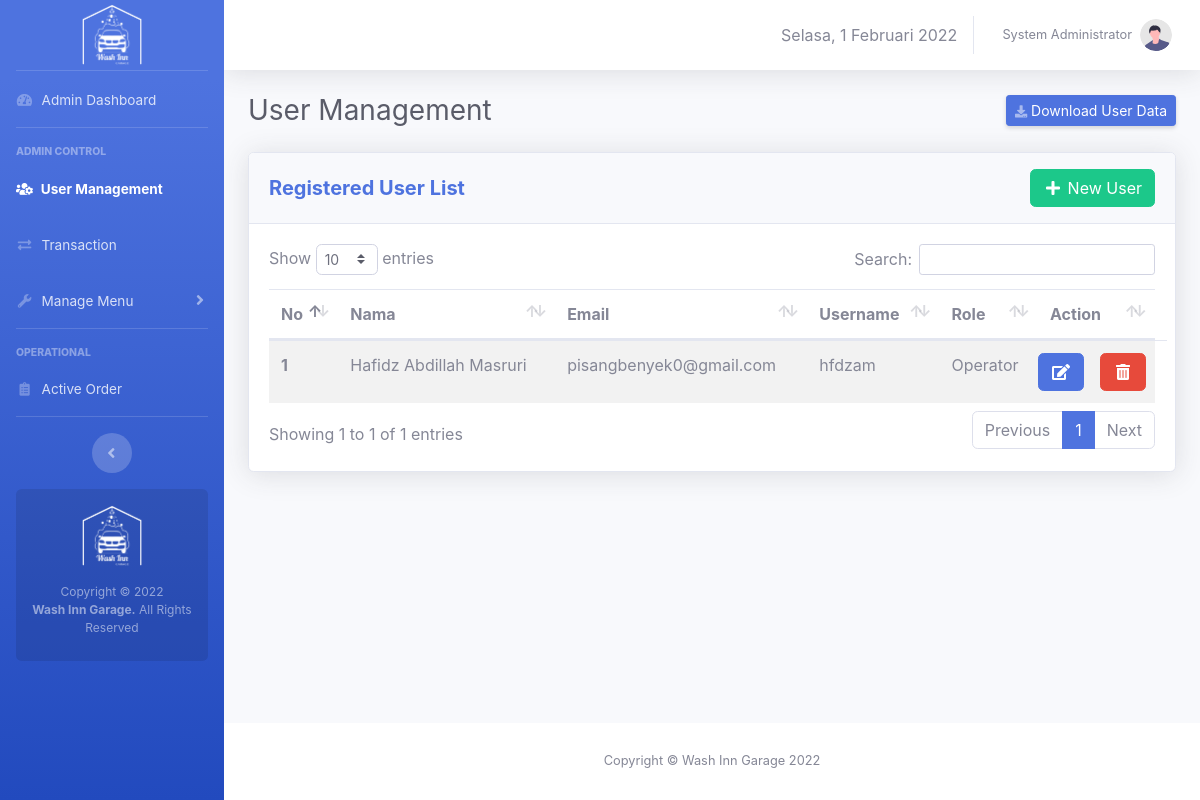
The app's page /admin/manage-user.php (signed in), older data.
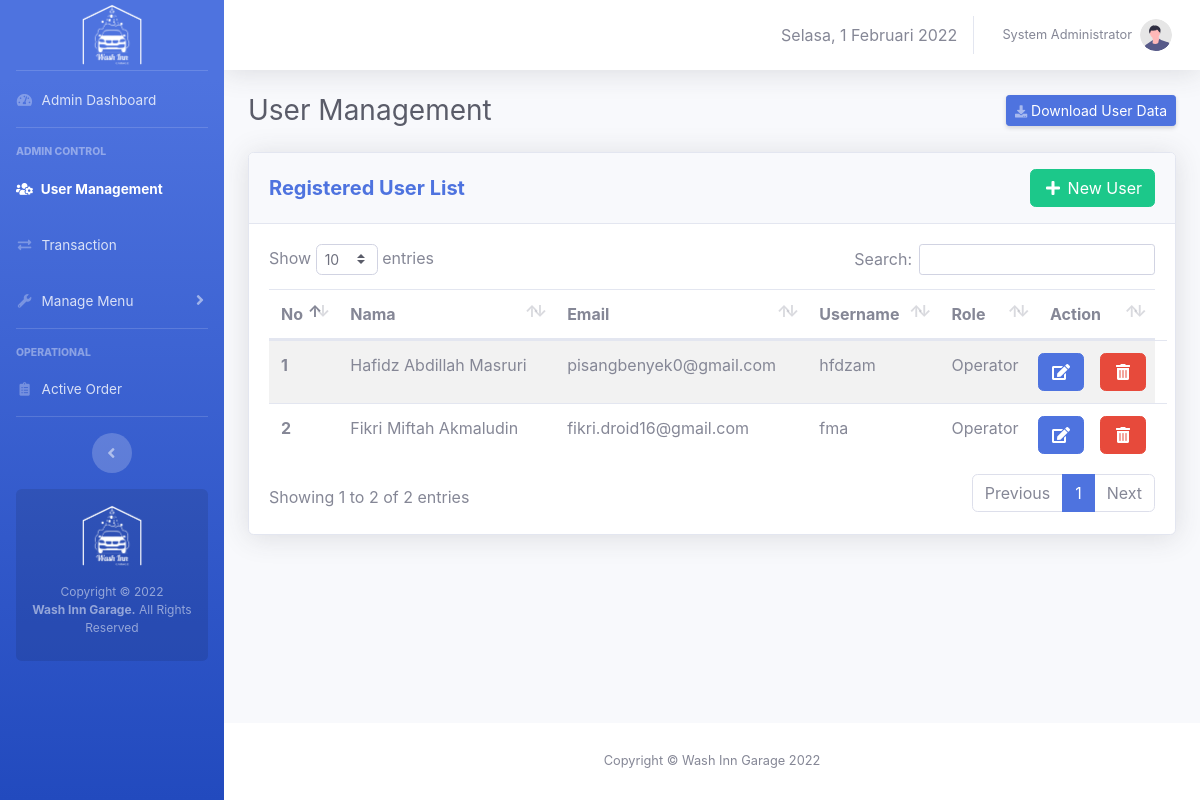
The same page, newer data.
### tables this page shows
CREATE TABLE `users` (
  `id` int(11) NOT NULL,
  `fullname` varchar(50) NOT NULL,
  `email` varchar(50) NOT NULL,
  `phone` varchar(15) NOT NULL DEFAULT 'n/a',
  `username` varchar(50) NOT NULL,
  `role` enum('admin','operator') NOT NULL,
  `password` varchar(255) NOT NULL
);

### core/init.php (called while the page is built, shortened)
<?php
if (!empty($_SERVER['HTTPS']) && ('on' == $_SERVER['HTTPS'])) {
  $home = 'https://';
} else {
  $home = 'http://';
}
$home   .= $_SERVER['HTTP_HOST'] . '/washinngarage';
$assets  = $home . '/assets';

### admin/admin-only.php (called while the page is built, shortened)
<?php
	require_once '../core/init.php';
	$current_user = $_SESSION['wig_user']
?>

### admin/manage-user.php (the view, shortened to what the changed rows need)
<?php
	require_once 'admin-only.php';
    $query_getUser = "SELECT * FROM users WHERE username != '$current_user'";
    $execute_getUser = mysqli_query($link,$query_getUser);
    $i = 1;
 ?>
<!DOCTYPE html>
<html>
<head>
	<link rel="stylesheet" type="text/css" href="<?=$assets?>/css/sb-admin-2.min.css">
	<link href="<?=$assets?>/vendor/fontawesome-free/css/all.min.css" rel="stylesheet" type="text/css">
    <link href="<?=$assets?>/vendor/datatables/dataTables.bootstrap4.min.css" rel="stylesheet">
</head>
<body class="page-top">
    <div id="wrapper">
        <div id="content-wrapper" class="d-flex flex-column">
            <div id="content">
                <div class="container-fluid">
                    <div class="d-sm-flex align-items-center justify-content-between mb-4">
                        <h1 class="h3 mb-0 text-gray-800">User Management</h1>
                    </div>
                    <div class="row">
                        <div class="col-xl-12 col-lg-12">
                            <div class="card shadow mb-4">
                                <div
                                    class="card-header py-3 d-flex flex-row align-items-center justify-content-between">
                                    <h5 class="m-0 font-weight-bold text-primary">Registered User List</h5>
                                    <a href="new-user.php" class="btn btn-success"><i class="fas fa-plus fa-fw"></i> New User</a>
                                </div>
                                <div class="card-body">
                                    <table class="table table-striped " id="usersTable">
                                        <thead>
                                            <tr>
                                                <th scope="col">No</th>
                                                <th scope="col">Nama</th>
                                                <th scope="col">Email</th>
                                                <th scope="col">Username</th>
                                                <th scope="col">Role</th>
                                                <th scope="col">Action</th>
                                            </tr>
                                        </thead>
                                        <tbody>
                                            <?php while ($result_getUser = mysqli_fetch_assoc($execute_getUser)) { ?>
                                                <tr>
                                                    <th scope="row"><?= $i ?></th>
                                                    <td><?= $result_getUser['fullname'] ?></td>
                                                    <td><?= $result_getUser['email'] ?></td>
                                                    <td><?= $result_getUser['username'] ?></td>
                                                    <td><?php if ($result_getUser['role']=='admin') {
                                                        echo "Admin";
                                                    }elseif ($result_getUser['role']=='operator') {
                                                        echo "Operator";
                                                    }else{echo "";};  ?></td>
                                                    <td class="row">
                                                        <form action="edit-user.php" method="post">
                                                            <button class="btn btn-primary" type="submit" name="btnEditUser" value="<?= $result_getUser['id'] ?>"><i class="fas fa-edit fa-fw"></i>
                                                            </button>
                                                        </form>&emsp;
                                                        <button class="btn btn-danger" data-toggle="modal" onclick="del_conf('<?= $result_getUser['username'] ?>','<?= $result_getUser['id'] ?>')" data-target="#modalDeleteUser">
                                                            <i class="fas fa-trash-alt fa-fw"></i>
                                                        </button>
                                                    </td>
                                                </tr>
                                            <?php $i++;} ?>
                                        </tbody>
                                    </table>
                                </div>
                            </div>
                        </div>
                    </div>
                </div>
            </div>
        </div>
    </div>
</body>
</html>

Row changes from the older to the newer data that the page shows:
added users: fullname "Fikri Miftah Akmaludin", email "fikri.droid16@gmail.com", username "fma", role "Operator", $result_getUser['id'] 3 (drawn)
Text that changed along with them:
text written by a page script: "Show entries Search: Showing 1 to 1 of 1 entries Previous 1 Next" → "Show entries Search: Showing 1 to 2 of 2 entries Previous 1 Next"
